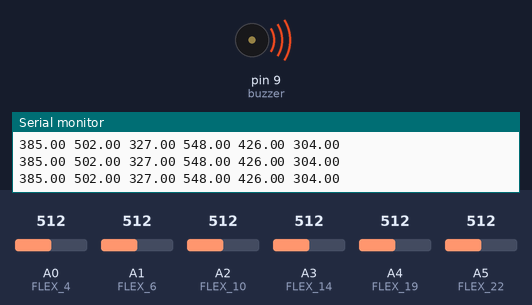
Simulated run of this sketch. Board: Arduino Uno, built with avr-gcc and run on an emulated ATmega328P. On the bench: buzzer (waves = sounding), the last lines printed to the serial monitor. The inputs (shaded band) are chosen by the test bench; at power-on: A5 (FLEX_22) = 512, A0 (FLEX_4) = 512, A1 (FLEX_6) = 512, A2 (FLEX_10) = 512, A3 (FLEX_14) = 512, A4 (FLEX_19) = 512.

Above: at 1.2 s.
1.3 s: A5 (FLEX_22) set to 796
2.8 s: A5 (FLEX_22) set to 822
At 3.2 s:
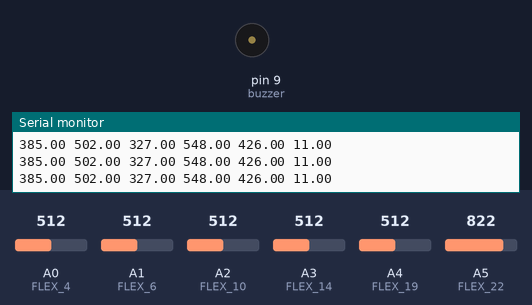
5.8 s: A5 (FLEX_22) set to 716
At 7.1 s:
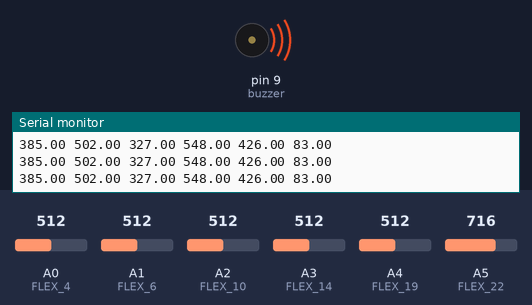
7.5 s: A0 (FLEX_4) set to 51
9.0 s: A0 (FLEX_4) set to 41
10.5 s: A5 (FLEX_22) set to 992
At 11.0 s:
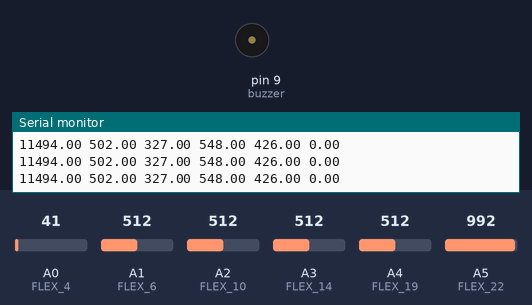
Timing chart, 0 to 13.2 s (numbered marks = the images above; inputs shaded):
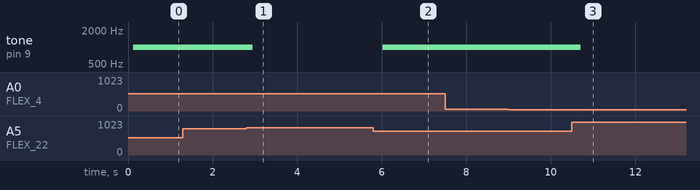

The sketch:

flex_sensor_processing.ino
```cpp
#define FLEX_4 A0
#define FLEX_6 A1
#define FLEX_10 A2
#define FLEX_14 A3
#define FLEX_19 A4
#define FLEX_22 A5
// Measure the voltage at 5V and the actual resistance of your
// 56k resistor, and enter them below:
const float VCC = 5.00; // Measured voltage of Ardunio 5V line
const float R_DIV = 56000.0;

// Upload the code, then try to adjust these values to more
// accurately calculate bend degree.
const float STRAIGHT_RESISTANCE[6] = {11318.45,10925.24,12526.31,10925.24,11003.51,12038.01}; // resistance when straight
const float BEND_RESISTANCE[6] = {21731.35,18984.29,24460.67,18303.50,20485.98,25011.17}; // resistance at 90 deg
float f0_reading;
float f1_reading;
float f2_reading;
float f3_reading;
float f4_reading;
float f5_reading;
int count=0,loopcount=0;
const int buzzer = 9;

void setup()
{
  Serial.begin(9600);
  pinMode(FLEX_4, INPUT);
  pinMode(FLEX_6, INPUT);
  pinMode(FLEX_10, INPUT);
  pinMode(FLEX_14, INPUT);
  pinMode(FLEX_19, INPUT);
  pinMode(FLEX_22, INPUT);
  pinMode(buzzer, OUTPUT);
}

void loop()
{
  // Read the ADC, and calculate voltage and resistance from it
  float f0_reading= singleReading(FLEX_4,0);
  float f1_reading= singleReading(FLEX_6,1);
  float f2_reading= singleReading(FLEX_10,2);
  float f3_reading= singleReading(FLEX_14,3);
  float f4_reading= singleReading(FLEX_19,4);
  float f5_reading= singleReading(FLEX_22,5);
  int channel=1;
  if(channel==0){

  Serial.println(String(count)+"-"+String(f0_reading));
  count++;
  Serial.println(String(count)+"-"+String(f1_reading));
  count++;
  Serial.println(String(count)+"-"+String(f2_reading));
  count++;
  Serial.println(String(count)+"-"+String(f3_reading));
  count++;
  Serial.println(String(count)+"-"+String(f4_reading));
  count++;

  Serial.println(String(count)+"-"+String(f5_reading));
  count=0;
}else{
  Serial.println(String(f0_reading)+" "+String(f1_reading)+" "+String(f2_reading)+" "+String(f3_reading)+" "+String(f4_reading)+" "+String(f5_reading)+"\r");
}
  delay(120);

if(f5_reading>17){
  tone(buzzer, 1000);
  }else{
  noTone(buzzer);
  }

}

float singleReading(int pin,int x){
  int flexADC = analogRead(pin);
  float flexV = flexADC * VCC / 1023.0;
  float flexR = R_DIV * (VCC / flexV - 1.0);
   // Use the calculated resistance to estimate the sensor's
  // bend angle:
  float angle = map(flexR, STRAIGHT_RESISTANCE[x], BEND_RESISTANCE[x],
                   0, 90.0);
  if(angle<0){
    angle=0.0;
  }
 //Serial.println("Resistance: " + String(flexR) + " ohms");
 return angle;

  }
```

Measured:
- the behaviour switches between 811 and 812 on A5 (FLEX_22) (found by bisection; images 0 and 1)
- after the input at 2.8 s, tone on pin 9 (buzzer): 1000 Hz → silent after 0.15 s
- after the input at 5.8 s, tone on pin 9 (buzzer): silent → 1000 Hz after 0.23 s
- after the input at 10.5 s, tone on pin 9 (buzzer): 1000 Hz → silent after 0.21 s
